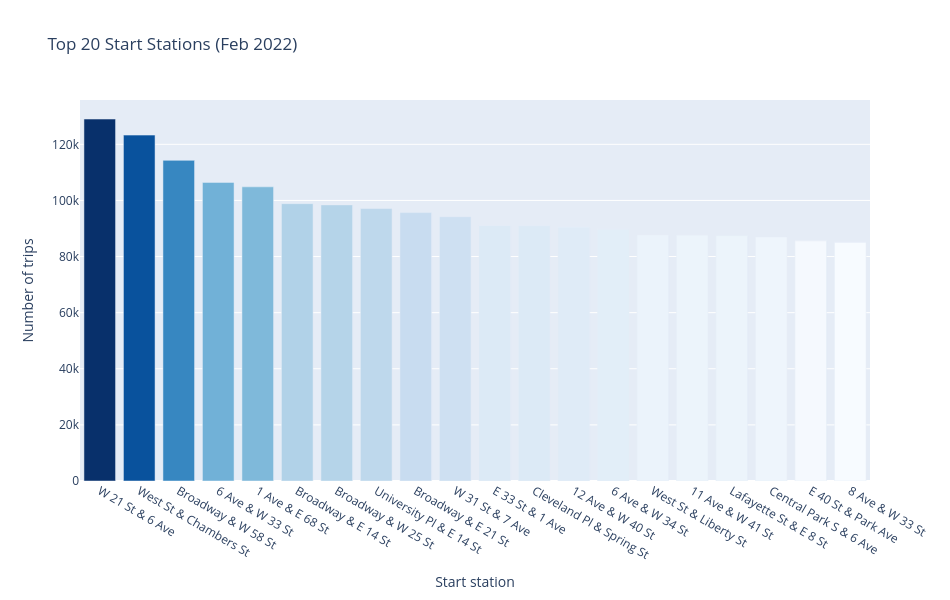

Write notebook code for a chart like this one.
### Markdown cell above
# Top 20 most popular START stations

### Code cell
# Top 20 most popular START stations
df["value"] = 1
df_group = df.groupby("start_station_name", as_index=False).agg({"value": "sum"})
top20 = df_group.nlargest(20, "value").sort_values("value", ascending=False)

# Save for later dashboard use
top20_path = OUTPUTS_DIR / "top20_start_stations_2022_02.csv"
top20.to_csv(top20_path, index=False)

# Plotly bar chart
fig = go.Figure(
    go.Bar(
        x=top20["start_station_name"],
        y=top20["value"],
        marker={"color": top20["value"], "colorscale": "Blues"},
    )
)

fig.update_layout(
    title="Top 20 Start Stations (Feb 2022)",
    xaxis_title="Start station",
    yaxis_title="Number of trips",
    width=950,
    height=600,
)

fig.show()

top20_path

### Figure 1 — Plotly figure (JSON) as saved in the notebook; plotly's stock layout.template omitted (floating-point values rounded to 4 significant figures)
{"data": [{"marker": {"color": [129016, 123289, 114293, 106440, 104856, 98862, 98422, 97120, 95691, 94208, 91003, 90973, 90414, 89683, 87657, 87577, 87457, 87013, 85598, 85051], "colorscale": [[0, "rgb(247,251,255)"], [0.125, "rgb(222,235,247)"], [0.25, "rgb(198,219,239)"], [0.375, "rgb(158,202,225)"], [0.5, "rgb(107,174,214)"], [0.625, "rgb(66,146,198)"], [0.75, "rgb(33,113,181)"], [0.875, "rgb(8,81,156)"], [1, "rgb(8,48,107)"]]}, "type": "bar", "x": ["W 21 St & 6 Ave", "West St & Chambers St", "Broadway & W 58 St", "6 Ave & W 33 St", "1 Ave & E 68 St", "Broadway & E 14 St", "Broadway & W 25 St", "University Pl & E 14 St", "Broadway & E 21 St", "W 31 St & 7 Ave", "E 33 St & 1 Ave", "Cleveland Pl & Spring St", "12 Ave & W 40 St", "6 Ave & W 34 St", "West St & Liberty St", "11 Ave & W 41 St", "Lafayette St & E 8 St", "Central Park S & 6 Ave", "E 40 St & Park Ave", "8 Ave & W 33 St"], "y": [129016, 123289, 114293, 106440, 104856, 98862, 98422, 97120, 95691, 94208, 91003, 90973, 90414, 89683, 87657, 87577, 87457, 87013, 85598, 85051]}], "layout": {"height": 600, "title": {"text": "Top 20 Start Stations (Feb 2022)"}, "width": 950, "xaxis": {"title": {"text": "Start station"}}, "yaxis": {"title": {"text": "Number of trips"}}}}
